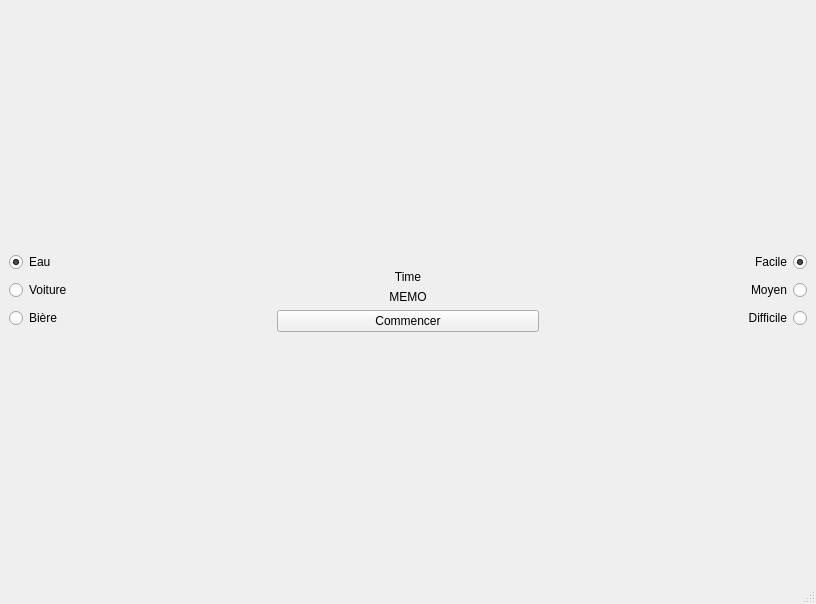
<?xml version="1.0" encoding="UTF-8"?>
<ui version="4.0">
 <class>MainWindow</class>
 <widget class="QMainWindow" name="MainWindow">
  <property name="geometry">
   <rect>
    <x>0</x>
    <y>0</y>
    <width>816</width>
    <height>604</height>
   </rect>
  </property>
  <property name="windowTitle">
   <string>MainWindow</string>
  </property>
  <widget class="QWidget" name="centralwidget">
   <layout class="QGridLayout" name="gridLayout">
    <item row="0" column="1">
     <layout class="QVBoxLayout" name="verticalLayout_3">
      <item>
       <widget class="QLabel" name="label_3">
        <property name="text">
         <string/>
        </property>
        <property name="alignment">
         <set>Qt::AlignCenter</set>
        </property>
       </widget>
      </item>
      <item>
       <widget class="QLabel" name="label_2">
        <property name="text">
         <string>Time</string>
        </property>
        <property name="alignment">
         <set>Qt::AlignCenter</set>
        </property>
       </widget>
      </item>
      <item>
       <widget class="QLabel" name="label">
        <property name="text">
         <string>MEMO</string>
        </property>
        <property name="alignment">
         <set>Qt::AlignCenter</set>
        </property>
       </widget>
      </item>
      <item>
       <widget class="QPushButton" name="pushButton">
        <property name="text">
         <string>Commencer</string>
        </property>
       </widget>
      </item>
     </layout>
    </item>
    <item row="0" column="2">
     <layout class="QVBoxLayout" name="verticalLayout_2">
      <item>
       <widget class="QRadioButton" name="radioButton_5">
        <property name="layoutDirection">
         <enum>Qt::RightToLeft</enum>
        </property>
        <property name="text">
         <string>Facile</string>
        </property>
        <property name="checked">
         <bool>true</bool>
        </property>
        <attribute name="buttonGroup">
         <string notr="true">difficult</string>
        </attribute>
       </widget>
      </item>
      <item>
       <widget class="QRadioButton" name="radioButton_6">
        <property name="layoutDirection">
         <enum>Qt::RightToLeft</enum>
        </property>
        <property name="text">
         <string>Moyen</string>
        </property>
        <attribute name="buttonGroup">
         <string notr="true">difficult</string>
        </attribute>
       </widget>
      </item>
      <item>
       <widget class="QRadioButton" name="radioButton_4">
        <property name="layoutDirection">
         <enum>Qt::RightToLeft</enum>
        </property>
        <property name="text">
         <string>Difficile</string>
        </property>
        <attribute name="buttonGroup">
         <string notr="true">difficult</string>
        </attribute>
       </widget>
      </item>
     </layout>
    </item>
    <item row="0" column="0">
     <layout class="QVBoxLayout" name="verticalLayout">
      <item>
       <widget class="QRadioButton" name="radioButton">
        <property name="enabled">
         <bool>true</bool>
        </property>
        <property name="text">
         <string>Eau</string>
        </property>
        <property name="checked">
         <bool>true</bool>
        </property>
        <attribute name="buttonGroup">
         <string notr="true">theme</string>
        </attribute>
       </widget>
      </item>
      <item>
       <widget class="QRadioButton" name="radioButton_2">
        <property name="text">
         <string>Voiture</string>
        </property>
        <attribute name="buttonGroup">
         <string notr="true">theme</string>
        </attribute>
       </widget>
      </item>
      <item>
       <widget class="QRadioButton" name="radioButton_3">
        <property name="text">
         <string>Bière</string>
        </property>
        <attribute name="buttonGroup">
         <string notr="true">theme</string>
        </attribute>
       </widget>
      </item>
     </layout>
    </item>
    <item row="1" column="0" colspan="3">
     <layout class="QGridLayout" name="gridLayout_2"/>
    </item>
   </layout>
  </widget>
  <widget class="QMenuBar" name="menubar">
   <property name="geometry">
    <rect>
     <x>0</x>
     <y>0</y>
     <width>816</width>
     <height>21</height>
    </rect>
   </property>
  </widget>
  <widget class="QStatusBar" name="statusbar"/>
 </widget>
 <resources/>
 <connections>
  <connection>
   <sender>pushButton</sender>
   <signal>clicked()</signal>
   <receiver>MainWindow</receiver>
   <slot>init()</slot>
   <hints>
    <hint type="sourcelabel">
     <x>303</x>
     <y>288</y>
    </hint>
    <hint type="destinationlabel">
     <x>267</x>
     <y>278</y>
    </hint>
   </hints>
  </connection>
 </connections>
 <slots>
  <slot>init()</slot>
 </slots>
 <buttongroups>
  <buttongroup name="difficult"/>
  <buttongroup name="theme"/>
 </buttongroups>
</ui>
